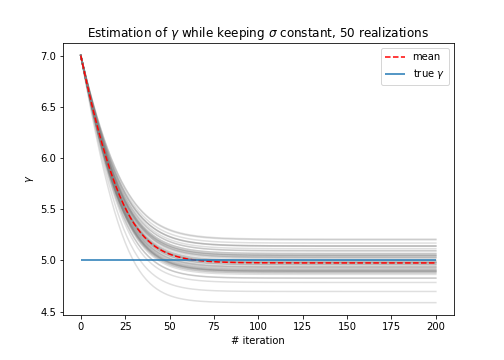

The script that saved this image:
import numpy as np
import matplotlib
matplotlib.use('agg') # fix pyplot hangs in wsl2 https://github.com/matplotlib/matplotlib/issues/22385
import matplotlib.pyplot as plt
import tqdm
from helpers import *
from hyperparameters_estimations import grad_gamma

sigma = 1
gamma_true = 5

N_sims = 50
N_data = 2000

gamma_list_list = []
for i in tqdm.tqdm(range(N_sims)):
    n = np.random.randn(N_data)*sigma
    s = np.random.laplace(scale=gamma_true, size=(N_data))
    x = n + s

    gamma_init = 7
    step_size = 0.001
    iterations = 200

    gamma_list = []
    gamma_curr = gamma_init
    for j in range(iterations):
        grad = grad_gamma([gamma_curr, sigma], x)
        gamma_curr = gamma_curr + step_size*grad
        gamma_list.append(gamma_curr)
    gamma_list_list.append(gamma_list)

arr = np.array(gamma_list_list)
arr = np.mean(arr, axis=0)
figure = plt.figure(figsize=(7,5))
for gl in gamma_list_list:
    plt.plot(gl, color="gray", alpha=0.3)
plt.plot(arr, "r", linestyle="dashed", label="mean")
plt.hlines(gamma_true, 0, 200, label="true $\gamma$")
plt.legend()
plt.ylabel("$\gamma$")
plt.xlabel("# iteration")
plt.title("Estimation of $\gamma$ while keeping $\sigma$ constant, 50 realizations")
figure.savefig("estimate_gamma.png")